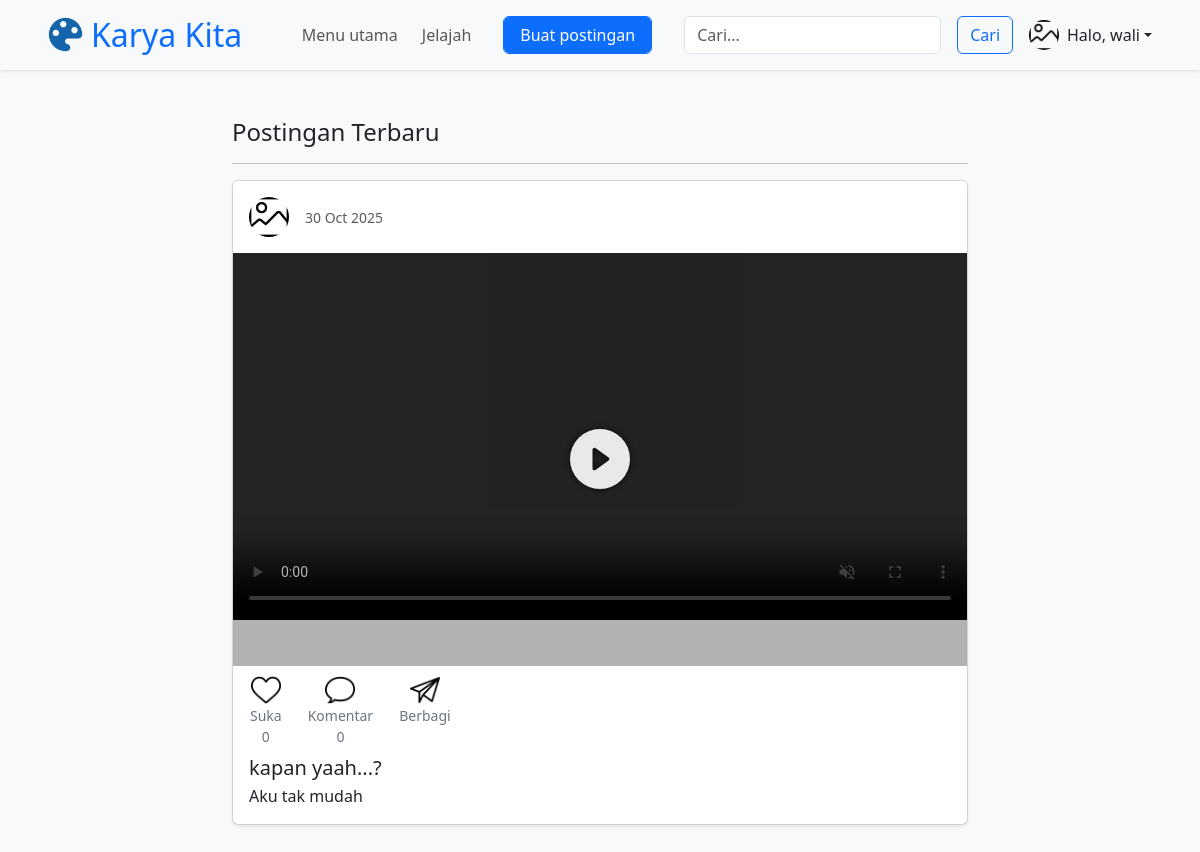
The page /homePage.php (signed in) on the database its author committed.
### tables this page shows
CREATE TABLE `users` (
  `user_id` int(11) NOT NULL,
  `username` varchar(50) NOT NULL,
  `email` varchar(100) NOT NULL,
  `password` varchar(255) NOT NULL,
  `full_name` varchar(100) DEFAULT NULL,
  `bio` text DEFAULT NULL,
  `profile_picture` varchar(255) DEFAULT 'default.png',
  `created_at` timestamp NOT NULL DEFAULT current_timestamp(),
  `role` enum('admin','user') NOT NULL DEFAULT 'user',
  `status` enum('active','suspended','inactive') NOT NULL DEFAULT 'active'
);

CREATE TABLE `posts` (
  `post_id` int(11) NOT NULL,
  `user_id` int(11) NOT NULL,
  `content_title` varchar(255) DEFAULT NULL,
  `content_text` text DEFAULT NULL,
  `media_url` varchar(255) NOT NULL,
  `post_type` enum('image','video','text') NOT NULL DEFAULT 'image',
  `created_at` timestamp NOT NULL DEFAULT current_timestamp(),
  `category_id` int(11) DEFAULT NULL
);

### homePage.php (the view, shortened to what this page needs)
<?php include 'header.php'; ?>
<?php
$feed_query = "
SELECT
    p.post_id, p.content_title, p.content_text, p.media_url, p.created_at, p.post_type,
    u.username, u.profile_picture, u.full_name,
    (SELECT COUNT(like_id) FROM likes WHERE post_id = p.post_id) AS total_likes,
    (SELECT COUNT(comment_id) FROM comments WHERE post_id = p.post_id) AS total_comments
FROM posts p
JOIN users u ON p.user_id = u.user_id
LEFT JOIN follows f ON p.user_id = f.following_id
WHERE f.follower_id = ? OR p.user_id = ?
ORDER BY p.created_at DESC
";
$feed_stmt = $conn->prepare($feed_query);
$feed_stmt->bind_param("ii", $current_user_id, $current_user_id);
$feed_stmt->execute();
$feed_result = $feed_stmt->get_result();
?>
<main class="container mt-5">
    <div class="row justify-content-center">
        <div class="col-lg-8 col-md-10">
            <h3>Postingan Terbaru</h3>
            <hr>
            <?php if ($feed_result->num_rows > 0): ?>
                <?php while ($post = $feed_result->fetch_assoc()):
                    $is_video = ($post['post_type'] == 'video');
                    $media_folder = $is_video ? 'vid/' : 'img/';
                    $media_full_path = "assets/post/" . $media_folder . htmlspecialchars($post['media_url']);
                    $profile_pic_path = "assets/post/profile/" . htmlspecialchars($post['profile_picture'] ?? 'default.png');
                ?>
                    <div class="card mb-5 shadow-sm">
                        <div class="card-header d-flex align-items-center bg-white border-0 py-3">
                            <img src="<?php echo $profile_pic_path; ?>"
                                class="rounded-circle me-3"
                                alt="<?php echo htmlspecialchars($post['username']); ?>"
                                style="width: 40px; height: 40px; object-fit: cover;">
                            <div>
                                <small class="text-muted"><?php echo date('d M Y', strtotime($post['created_at'])); ?></small>
                            </div>
                        </div>
                        <?php if (!empty($post['media_url'])): ?>
                            <?php if ($is_video): ?>
                                <div class="ratio ratio-16x9 post-media-container video">
                                    <video controls src="<?php echo $media_full_path; ?>"
                                        class="post-video" muted
                                    >
                                    </video>
                                    <div class="video-overlay">
                                    </div>
                                </div>
                            <?php endif; ?>
                        <?php endif; ?>
                        <div class="card-body py-2">
                            <div class="d-flex gap-3">
                                <button class="btn btn-sm text-secondary p-0 me-2 d-flex flex-column align-items-center" title="Suka">
                                    <img src="assets/sets/heart.png" alt="heart" class="heart">
                                    <i class="bi bi-heart-fill"></i> Suka <br>
                                    <?php echo $post['total_likes']; ?>
                                </button>
                                <button class="btn btn-sm text-secondary p-0 me-2 d-flex flex-column align-items-center" title="Komentar">
                                    <img src="assets/sets/bubble.png" alt="bubble-chat" class="coment">
                                    <i class="bi bi-chat-dots"></i> Komentar <br>
                                    <?php echo $post['total_comments']; ?>
                                </button>
                                <button class="btn btn-sm text-secondary p-0 d-flex flex-column align-items-center" title="Berbagi">
                                    <img src="assets/sets/send.png" alt="send" class="share">
                                    <i class="bi bi-share"></i> Berbagi
                                </button>
                            </div>
                        </div>
                        <div class="card-body pt-0">
                            <h5 class="card-title mb-1"><?php echo htmlspecialchars($post['content_title']); ?></h5>
                            <p class="card-text">
                                <?php echo nl2br(htmlspecialchars($post['content_text'])); ?>
                            </p>
                        </div>
                    </div>
                <?php endwhile; ?>
            <?php else: ?>
                <p class="text-muted">Tidak ada postingan terbaru. Ikuti pengguna lain untuk melihat konten mereka di sini.</p>
            <?php endif; ?>
        </div>
    </div>
</main>
<?php include 'footer.php'; ?>

### header.php (shortened to what this page needs)
<?php
include 'config/database.php';
$current_user_id = $_SESSION['user_id'];
$user_data_query = "SELECT username, full_name, bio, profile_picture FROM users WHERE user_id = ?";
$user_stmt = $conn->prepare($user_data_query);
$user_stmt->bind_param("i", $current_user_id);
$user_stmt->execute();
$user_result = $user_stmt->get_result();
$current_user = $user_result->fetch_assoc();
?>
<!DOCTYPE html>
<html lang="en">
<head>
    <link rel="stylesheet" href="https://cdn.jsdelivr.net/npm/bootstrap@5.3.3/dist/css/bootstrap.min.css">
    <link rel="stylesheet" href="assets/css/style.css" />
</head>
<body>
    <header>
        <nav class="navbar navbar-expand-lg navbar-light bg-light shadow-sm mb-3 fixed-top">
            <div class="container-fluid px-4 px-lg-5 gap-3">
                <div class="navbar-brand">
                    <a href="homePage.php" class="d-flex align-items-center text-decoration-none text-primary gap-2">
                        <img src="assets/sets/canvas.png" alt="logo" class="logo">
                        <h1>Karya Kita</h1>
                    </a>
                </div>
                <div class="collapse navbar-collapse" id="navbarNav">
                    <ul class="navbar-nav ms-auto mb-2 mb-lg-0 align-items-center gap-2 me-3">
                        <li class="nav-item">
                            <a class="nav-link" href="homePage.php">Menu utama</a>
                        </li>
                        <li class="nav-item">
                            <a class="nav-link" href="explore.php">Jelajah</a>
                        </li>
                        <li class="nav-item">
                            <a class="nav-link" href="postCreate.php">
                                <button class="btn btn-primary ms-2 form-control">Buat postingan</button>
                            </a>
                        </li>
                    </ul>
                </div>
                <form action="" class="d-flex" role="search">
                    <input class="form-control me-2" type="search" placeholder="Cari..." aria-label="Search">
                    <button class="btn btn-outline-primary ms-2" type="submit">Cari</button>
                </form>
                <div class="d-flex align-items-center">
                    <div class="dropdown">
                        <a class="nav-link dropdown-toggle d-flex align-items-center"
                            href="#" id="navbarDropdownMenuLink"
                            role="button" data-bs-toggle="dropdown"
                            aria-expanded="false">
                            <?php
                                $profile_pic = $current_user['profile_picture'] ?? 'default.png';
                                $profile_pic_path = "assets/post/profile/" . htmlspecialchars($profile_pic);
                            ?>
                            <img src="<?php echo $profile_pic_path; ?>"
                                class="rounded-circle me-2" height="30" alt="Avatar"
                            />
                            <span class="d-none d-sm-block">Halo, <?php echo htmlspecialchars($current_user['username']); ?></span>
                        </a>
                    </div>
                </div>
            </div>
        </nav>
    </header>

### assets/css/style.css (style rules this page uses)
body { padding-top: 56px; background-color: #f8f9fa; }
@media (min-width: 992px) { body { padding-top: 70px; padding-bottom: 60px; } }
.logo { width: 35px; height: 35px; object-fit: contain; }
.heart, .coment, .share, .icon-action { width: 30px; height: 30px; transition: transform 0.2s ease-in-out; cursor: pointer; }
*, *::before, *::after { box-sizing: border-box; }
h1, h2, h3, h4, h5, h6, p, ul, ol, figure { margin: 0; padding: 0; }
h1 { font-size: 2rem; }
h3 { font-size: 1.5rem; }
p { font-size: 1rem; }
:root { --primary-color: #0d6efd; }
.post-media-container.video { position: relative; overflow: hidden; cursor: pointer; }
.post-video { display: block; width: 100%; height: auto; }
.video-overlay { position: absolute; top: 0; left: 0; width: 100%; height: 100%; background-color: rgba(0, 0, 0, 0.3); display: flex; justify-content: center; align-items: center; transition: opacity 0.3s ease, background-color 0.3s ease; z-index: 10; pointer-events: none; }

### rows shown on the page
users: profile_picture (placeholder picture), username "wali"
posts: user.profile_picture (placeholder picture), created_at "30 Oct 2025", total_likes "0", total_comments "0", content_title "kapan yaah...?", content_text "Aku tak mudah"
